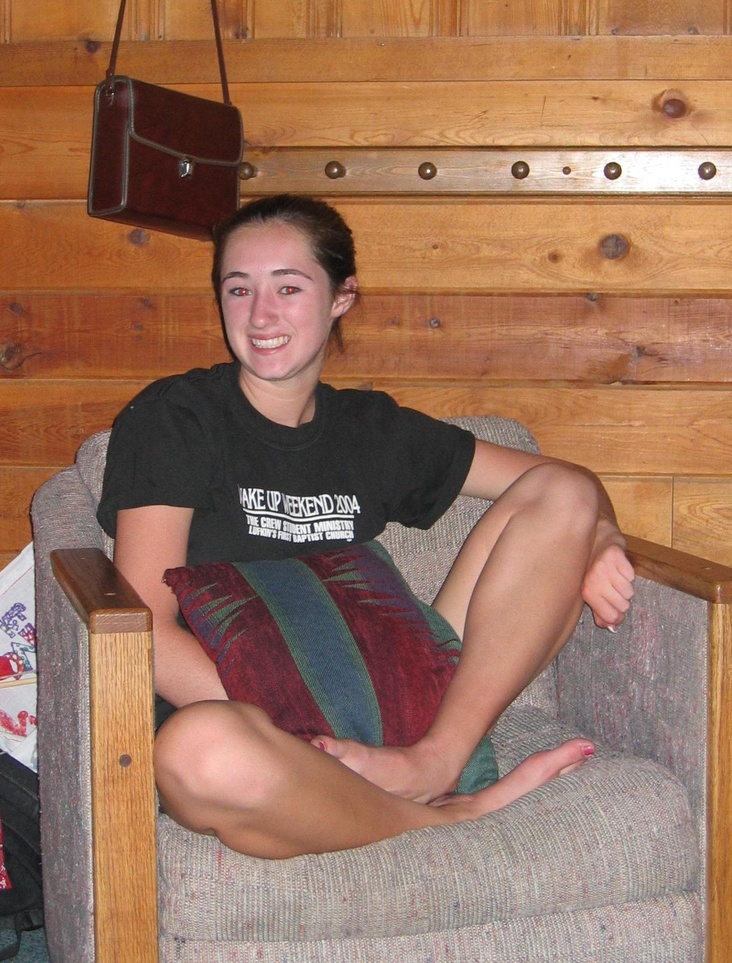
#> input picture core/images/1634816_1.jpg, 732 x 963 px, shrunk from 1329 x 1748 before the run
$ python -i gabor.py   (imports and definitions only)   (older library calls are emulated)
#> lines starting #> are read from the running program, lines starting #| are printed output that depends on the picture
#> further down, picture is the input picture: shape (963, 732, 3); mean B, G, R 92.6, 114.4, 154.3


import numpy as np
from skimage.filters import gabor_kernel
import cv2


class KernelParams:
    def __init__(self, wavelength, orientation):
        self.wavelength = wavelength
        self.orientation = orientation

    def __hash__(self):
        return hash((self.wavelength, self.orientation))

    def __eq__(self, other):
        return (self.wavelength, self.orientation) == \
               (other.wavelength, other.orientation)

    def __ne__(self, other):
        return not(self == other)


class GaborBank:
    def __init__(self, w = [4, 7, 10, 13],
                       o = [i for i in np.arange(0, np.pi, np.pi / 8)]):
        self._wavelengths = w
        self._orientations = o
#> self._orientations = [0, 0.393, 0.785, 1.18, 1.57, 1.96, 2.36, 2.75]
        self._kernels = {}
        for wavelength in self._wavelengths:
            for orientation in self._orientations:
                frequency = 1 / wavelength
                kernel = gabor_kernel(frequency, orientation)
                par = KernelParams(wavelength, orientation)
                self._kernels[par] = kernel

    def filter(self, image):
        image = cv2.cvtColor(image, cv2.COLOR_BGR2GRAY)
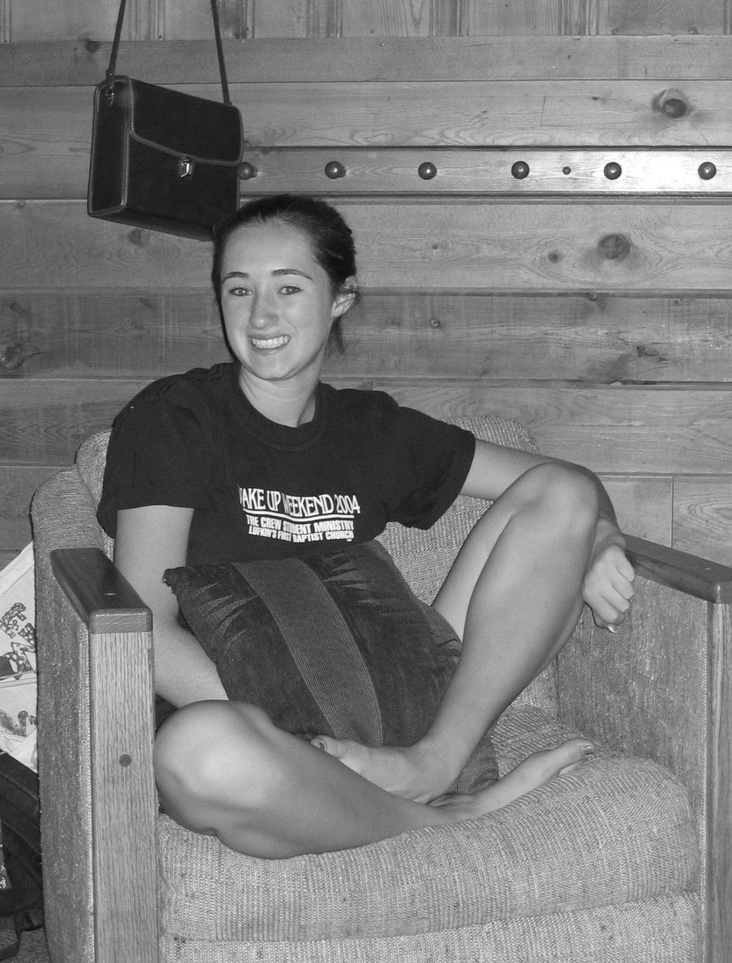
#> image: shape (963, 732); min 12, max 255, mean 123.9
        responses = []
        for wavelength in self._wavelengths:
            for orientation in self._orientations:
                frequency = 1 / wavelength
                par = KernelParams(wavelength, orientation)
                kernel = self._kernels[par]
                real = cv2.filter2D(image, cv2.CV_32F, kernel.real)
                imag = cv2.filter2D(image, cv2.CV_32F, kernel.imag)
                mag = cv2.magnitude(real, imag)
                cv2.normalize(mag, mag, -1, 1, cv2.NORM_MINMAX)
                responses.append(mag)
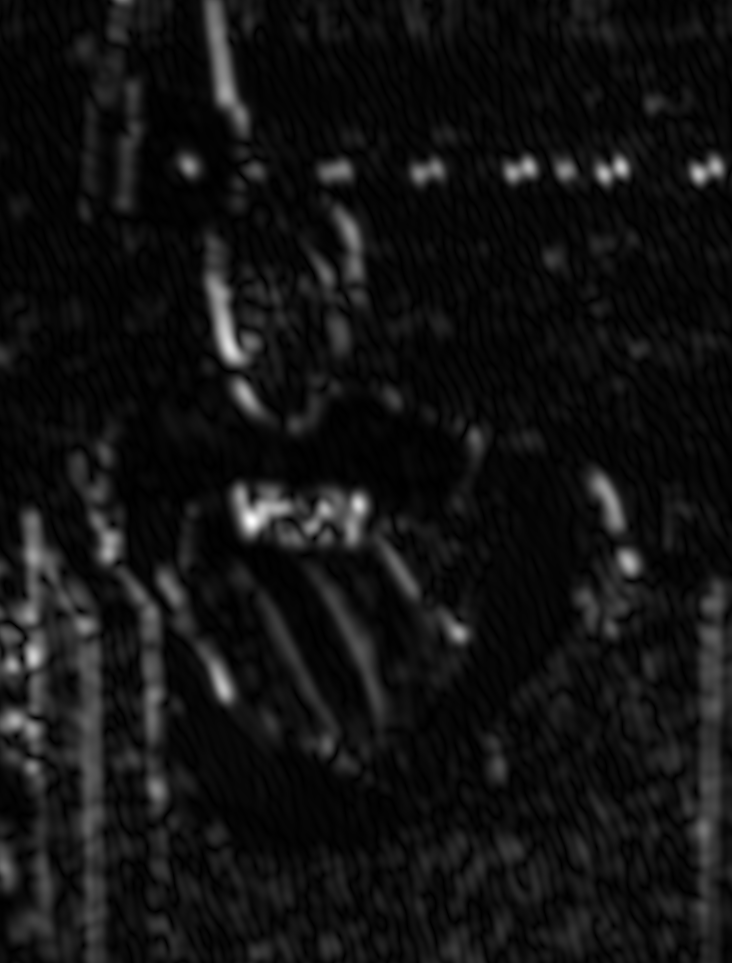
#> mag: shape (963, 732) float32; min -1, max 1, mean -0.851; drawn with min black and max white
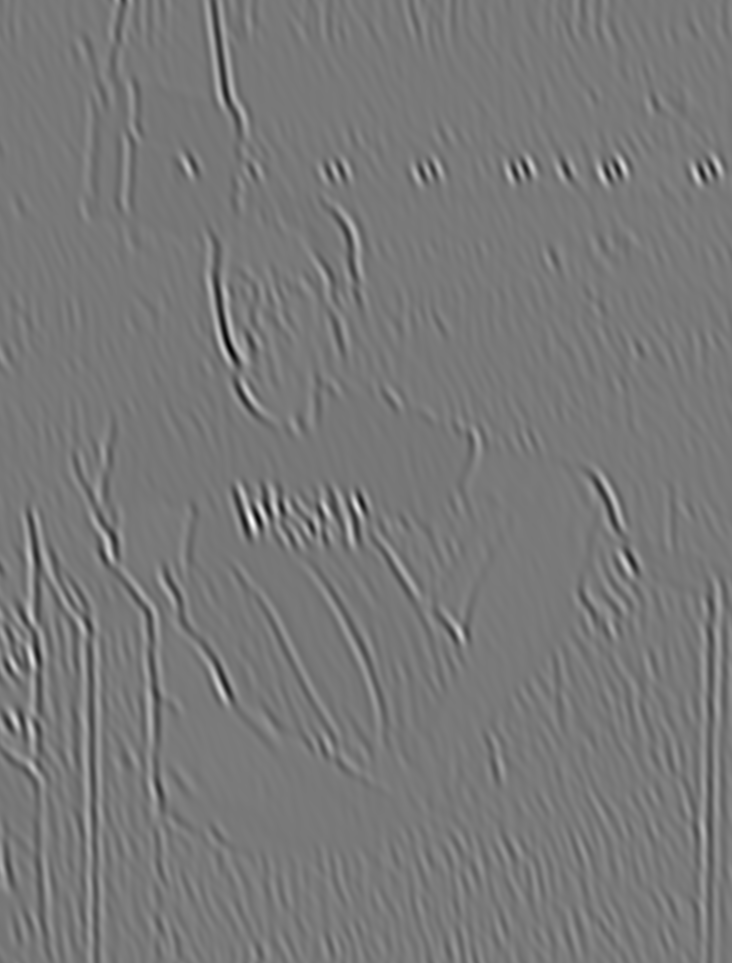
#> real: shape (963, 732) float32; min -15.05, max 17.29, mean 0.31; drawn with min black and max white
#> after the loop, responses = 32 items
        return np.array(responses)

>>> import cv2
>>> picture = cv2.imread('images/1634816_1.jpg')
>>> result = GaborBank().filter(picture)

$ run again, on core/images/Obama.jpg
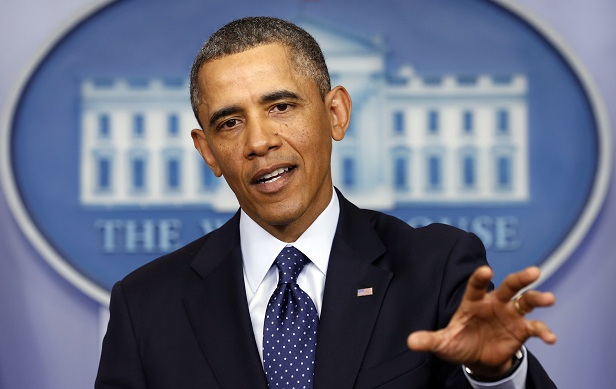
#> input picture core/images/Obama.jpg, 616 x 389 px
#> picture is the input picture: shape (389, 616, 3); mean B, G, R 126.7, 109, 106.2
#> self._orientations = [0, 0.393, 0.785, 1.18, 1.57, 1.96, 2.36, 2.75]
#> after the loop in filter, `for wavelength in self._wavelengths:`:
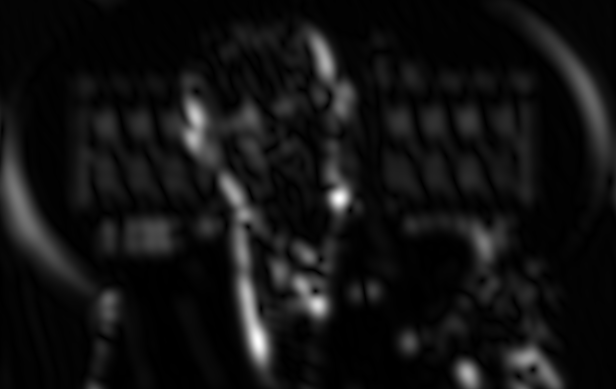
#> mag: shape (389, 616) float32; min -1, max 1, mean -0.854; drawn with min black and max white
#> after the loop in filter, `for wavelength in self._wavelengths:`:
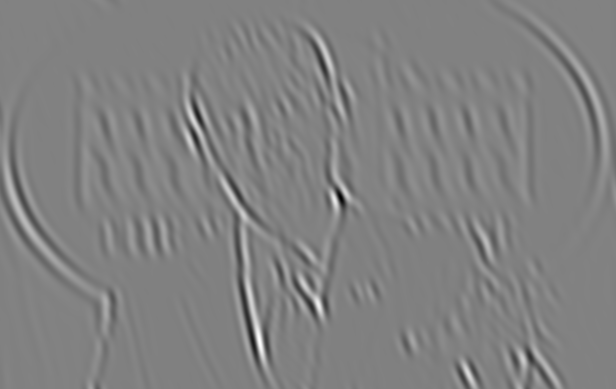
#> real: shape (389, 616) float32; min -26.16, max 25.9, mean 0.3; drawn with min black and max white
#> after the loop in filter, `for wavelength in self._wavelengths:`: responses = 32 items

$ run again, on core/images/example_01.jpg
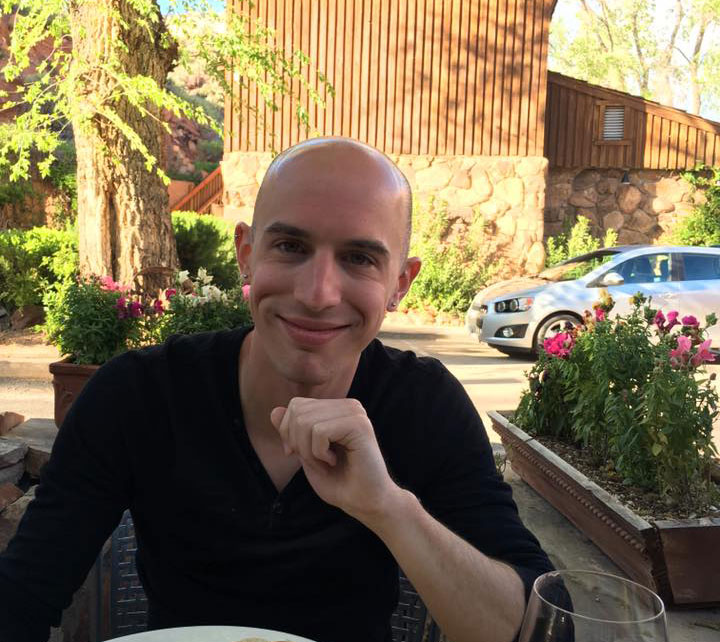
#> input picture core/images/example_01.jpg, 720 x 642 px
#> picture is the input picture: shape (642, 720, 3); mean B, G, R 80.1, 107.8, 122.6
#> self._orientations = [0, 0.393, 0.785, 1.18, 1.57, 1.96, 2.36, 2.75]
#> after the loop in filter, `for wavelength in self._wavelengths:`:
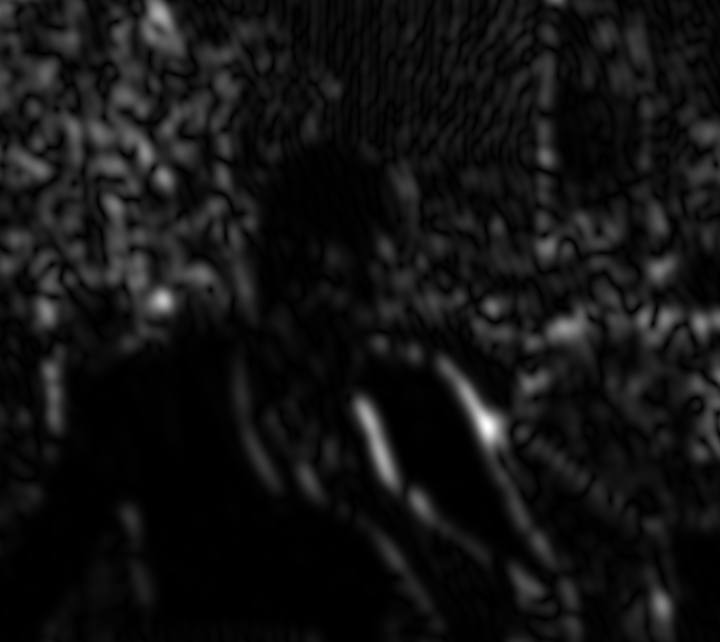
#> mag: shape (642, 720) float32; min -1, max 1, mean -0.848; drawn with min black and max white
#> after the loop in filter, `for wavelength in self._wavelengths:`:
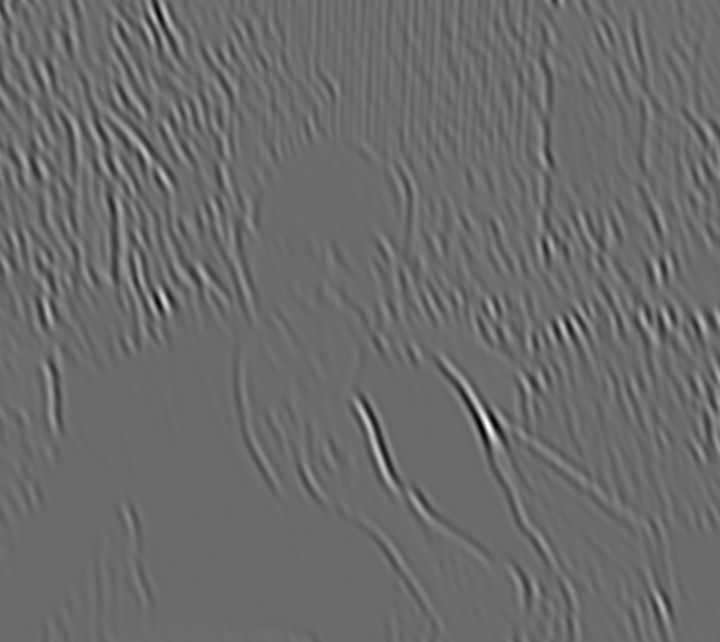
#> real: shape (642, 720) float32; min -23.68, max 32.97, mean 0.3; drawn with min black and max white
#> after the loop in filter, `for wavelength in self._wavelengths:`: responses = 32 items

$ run again, on core/images/example_02.jpg
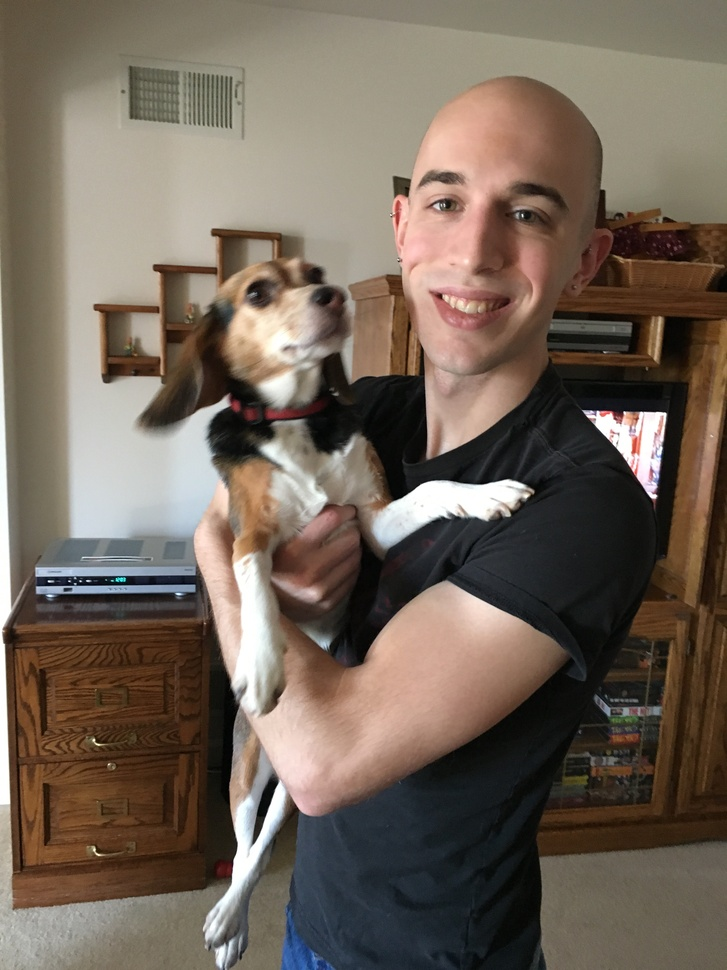
#> input picture core/images/example_02.jpg, 727 x 970 px, shrunk from 3024 x 4032 before the run
#> picture is the input picture: shape (970, 727, 3); mean B, G, R 88.7, 100.9, 114
#> self._orientations = [0, 0.393, 0.785, 1.18, 1.57, 1.96, 2.36, 2.75]
#> after the loop in filter, `for wavelength in self._wavelengths:`:
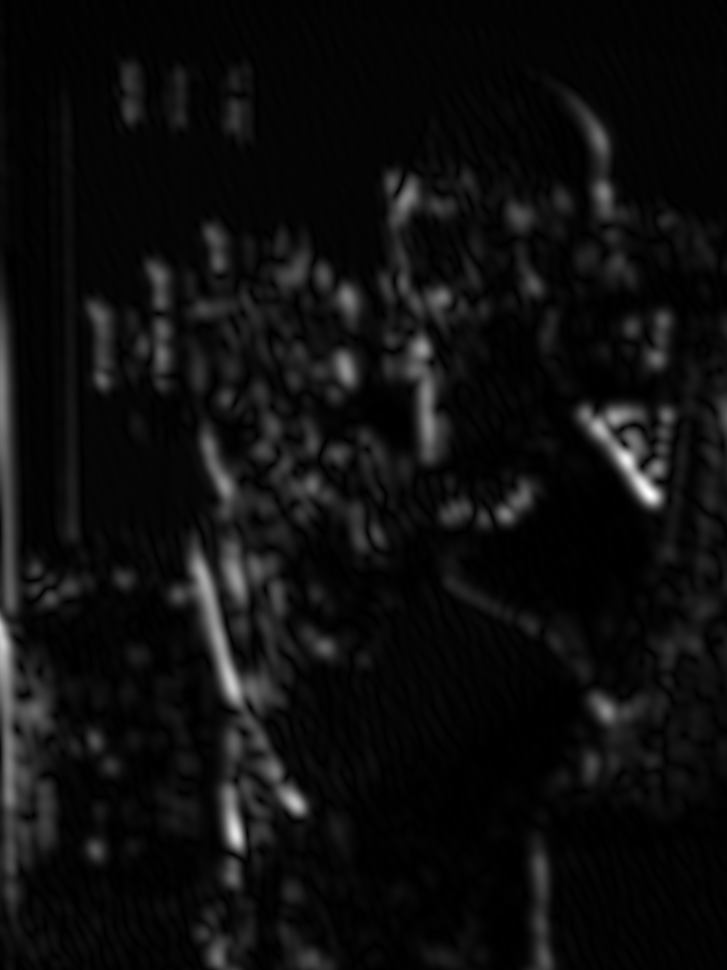
#> mag: shape (970, 727) float32; min -1, max 1, mean -0.885; drawn with min black and max white
#> after the loop in filter, `for wavelength in self._wavelengths:`:
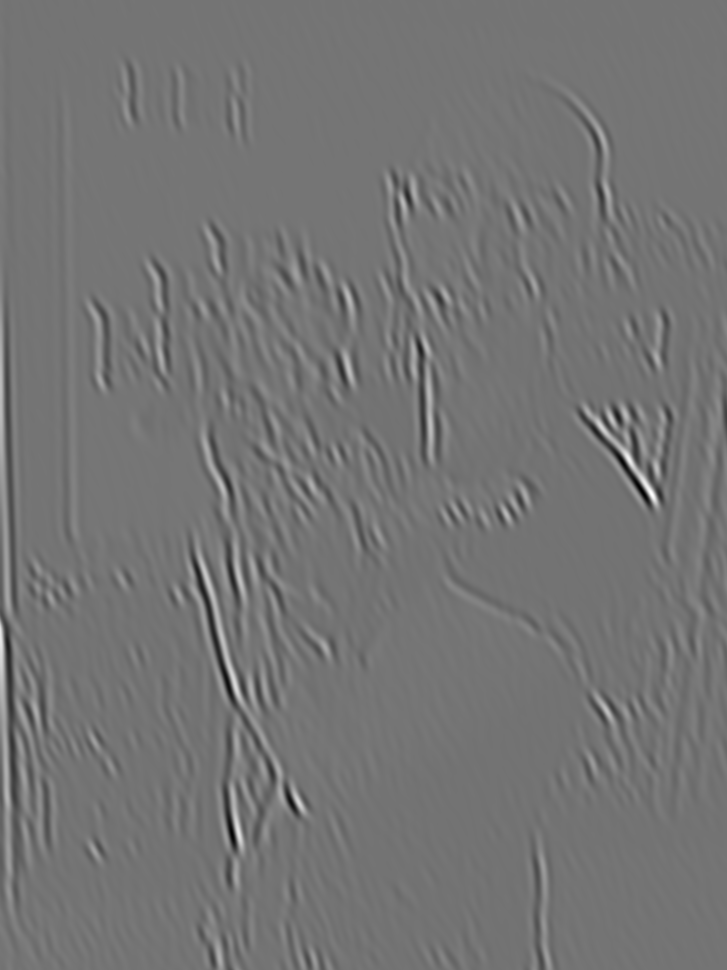
#> real: shape (970, 727) float32; min -18.79, max 22.93, mean 0.3; drawn with min black and max white
#> after the loop in filter, `for wavelength in self._wavelengths:`: responses = 32 items
